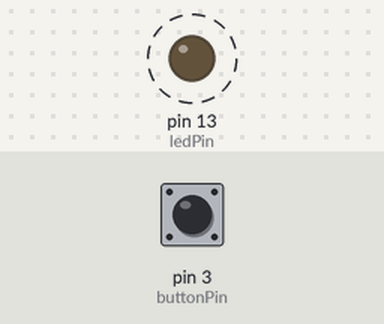
Bench run of a sketch on a simulated Arduino Uno, built with avr-gcc and run on an emulated ATmega328P. Shown: output pins drawn as LEDs (lit = HIGH). Dashed ring = blinking. Inputs (shaded band) come from the test bench; at power-on: pin 3 (buttonPin) HIGH. What the sketch prints to the serial monitor is not drawn.

Above: at 1.2 s.
1.3 s: pin 3 (buttonPin) pulled LOW for 0.15 s
4.3 s: pin 3 (buttonPin) pulled LOW for 1 s
Timing chart, 0 to 14.3 s (numbered marks = the images above; inputs shaded):
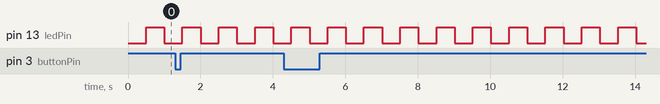

The sketch:

MorseDeCoder.ino
```cpp
#include"MorseCodes.h"

const int ledPin = 13;
const int buttonPin = 3;
const int unit = 1000;
unsigned long currentTimeButtonChanged = 0;
unsigned long prevTimeButtonChanged = 0;
unsigned long currentTime = 0;
int buttonState = 0;
int dot = unit;
int dash = unit*3;
int dotDashGap = unit;
int morseCodeGap = unit*3;
int space = unit*7;
int morseCodeCount = 0;
char morseCodes[7];

void setup() {
  Serial.begin(9600);
  pinMode(buttonPin, INPUT_PULLUP);
  pinMode(ledPin, OUTPUT);
  attachInterrupt(digitalPinToInterrupt(buttonPin), buttonPressed, CHANGE);
}

void buttonPressed() {
  currentTimeButtonChanged = millis();
  buttonState = 1 - buttonState;
}

void convertIncomingMorseCodeToChars() {
  int timer = millis() - prevTimeButtonChanged;
  int partialWord = 0;
  if(currentTimeButtonChanged != prevTimeButtonChanged) {
    prevTimeButtonChanged = currentTimeButtonChanged;
    if(buttonState == 0) {
      if(timer < dot*0.66) {
        Serial.println("#Too short for a dot! Ignored!#");
      }
      else if(timer > dash*1.33) {
        Serial.println("#Too long for a dash! Ignored!#");
      }
      else if(timer >= dot*0.66 && timer <= dot*1.33) {
        Serial.println("#.#");
        morseCodes[morseCodeCount] = '.';
        morseCodeCount++;
      }
      else if(timer >= dash*0.66 && timer <= dash*1.33) {
        Serial.println("#-#");
        morseCodes[morseCodeCount] = '-';
        morseCodeCount++;
      }
      else {
        Serial.println("#Too long for a dot, but too short for a dash! Ignored!#");

      }
    }
    else if(morseCodeCount > 0) {
      if(timer < dotDashGap*0.66) {
        Serial.println("#Too short of a gap between dot/dash!#");
      }
      else if(timer >= morseCodeGap*0.66) {
        if(morseCodeCount > 6) {
          Serial.println("#Code too lont to be valid! Dropping all!#");
        }
        else {
          morseCodes[morseCodeCount] = '\0';
          char anChar = morseDecode(morseCodes);
          if(anChar == 0) {
            Serial.println("#Not a valid Morse Code!#");
          }
          else {
            Serial.print("#Letter: ");
            Serial.print(anChar);
            Serial.println("#");
            partialWord = 1;
          }
        }
        morseCodeCount = 0;
        if(timer >= space*0.66 && partialWord > 0) {
          Serial.println("#space#");
          partialWord = 0;
        }
      }
    }
  }
  else if(morseCodeCount > 0 && buttonState == 0) {
    if(timer >= space*0.66) {
      if(morseCodeCount > 6) {
        Serial.println("#Code too long to be valid! Dropping all!#");
      }
      else {
        morseCodes[morseCodeCount] = '\0';
        char anChar = morseDecode(morseCodes);
        if(anChar == 0) {
          Serial.println("#Not a valid Morse Code!#");
        }
        else {
          Serial.print("#Letter: ");
          Serial.print(anChar);
          Serial.println("#");
          partialWord = 1;
        }
      }
      morseCodeCount = 0;
      if(partialWord > 0) {
        Serial.println("#space#");
        partialWord = 0;
      }
    }
  }
}

void updateLED() {
  boolean readLed = digitalRead(ledPin);
  if(millis() - currentTime > unit*0.5) {
    digitalWrite(ledPin, !readLed);
    currentTime = millis();
  }
}

void loop() {
  // No Need to Modify this.  Put most of your code in "convertIncomingMorseCodeToChars()" and "updateLED()"
  updateLED();
  convertIncomingMorseCodeToChars();

  // Extra credit: Merge in your convertIncomingCharsToMorseCode() to have a
  // complete encoder/decoder
}
```

MorseCodes.cpp
```cpp
#include"MorseCodes.h"

#include<string.h>  // For strcmp

// Morse Code can also be thought of as a substitution cipher.
// A "code word" (dots and dashes) is substituted for a symbol

// This struct provides the "structure" for one row of the substitution table
typedef struct {      // A struct is like a simple class with just public fields (no methods)
  char symbol;        // The Unencoded Symbol
  const char *codeString;   // The Encoded value to substitute for the symbol
} Code;

// **** The actual substitution table.  ****
// Codes via: http://morsecode.scphillips.com/morse2.html
// This is declared as "const" for two reasons:
//   1) Morse codes won't change (and shouldn't be changed by the program)
//   2) Declaring this const puts it in the "read-only" part of Memory (where the program
//       code is also located).  The Arduino has little RAM compared to ROM. Making this
//       const leaces more RAM available in case the program needs to use it)
// It's declared as static to confine the scope to this file (another file could also use
// a variable called MorseCodeTable)
static const Code MorseCodeTable[] = {
  {'A',".-"},
  {'B',"-..."},
  {'C',"-.-."},
  {'D',"-.."},
  {'E',"."},
  {'F',"..-."},
  {'G',"--."},
  {'H',"...."},
  {'I',".."},
  {'J',".---"},
  {'K',"-.-"},
  {'L',".-.."},
  {'M',"--"},
  {'N',"-."},
  {'O',"---"},
  {'P',".--."},
  {'Q',"--.-"},
  {'R',".-."},
  {'S',"..."},
  {'T',"-"},
  {'U',"..-"},
  {'V',"...-"},
  {'W',".--"},
  {'X',"-..-"},
  {'Y',"-.--"},
  {'Z',"--.."},
  {'0',"-----"},
  {'1',".----"},
  {'2',"..---"},
  {'3',"...--"},
  {'4',"....-"},
  {'5',"....."},
  {'6',"-...."},
  {'7',"--..."},
  {'8',"---.."},
  {'9',"----."},
  {'.',".-.-.-"},
  {',',"--..--"},
  {':',"---..."},
  {'?',"..--.."},
  {'\'',".----."},
  {'-',"-....-"},
  {'/',"-..-."},
  {'"',".-..-."},
  {'@',".--.-."},
  {'=',"-...-"},
  // Special, non-Morse codes
  {' '," "},
};

// The number of rows in the table (computed from the table itself)
static const unsigned MorseCodeTableSize = sizeof(MorseCodeTable)/sizeof(Code);

const char* morseEncode(char symbol) {
  // Treat the table somewhat like a Hash-map (A topic of Data Structures & Algorithms)
  //    The Symbol (letter) is the "Key"
  //    The Morse Code is the corresponding value
  //    The Hashcode function computes an index based on the Key

  // If it's a letter, look up the code
  char upper = toUpper(symbol);
  if(upper>='A' && upper<='Z') {
    return  MorseCodeTable[upper-'A'].codeString;
  }

  // If it's a digit, look up the code
  if(symbol>='0' && symbol<='9') {
    return MorseCodeTable[symbol-'0'+26].codeString;
  }

  // If it's another symbol, search for it and return a code if it's in the table
  for(unsigned i=26+10;i<MorseCodeTableSize;i++) {
    if(MorseCodeTable[i].symbol == symbol) {
      return MorseCodeTable[i].codeString;
    }
  }
  // Default: Return no match
  return "";
}


// The function name morseDecode() is overloaded (same name can take different parameter lists):
//    There's a version that will work with an Arduino String object
//    and a version that works with C-style strings (character arrays)

// If the given code is in the table return the corresponding symbol
char morseDecode(const char* encoded) {
  // Try to find it in the table
  for(unsigned i=0;i<MorseCodeTableSize;i++) {
    if(strcmp(MorseCodeTable[i].codeString, encoded) == 0) {
      return MorseCodeTable[i].symbol;
    }
  }
  return 0;  // Returns null if no valid symbol for the given code.
}

// Overloaded version simply calls the alternate version with appropriate data.
// Again, if the given code is in the table return the corresponding symbol
char morseDecode(String encoded) {
  return morseDecode(encoded.c_str());
}
```

MorseCodes.h
```cpp
/*
 * The Header (.h) file declares things that belong at the "head"
 * (beginning) of a file to explain some aspects of the contents
 * that follow.  Headers often specify the public interface to
 * a library or class.  In this case it provides the function
 * prototypes and comments indicating how they are used.
 * (So a programmer who needs to use these functions shouldn't
 *  have to study their source code in the .cpp file)
 */

#include<WString.h> // For access to the Arduino String class

// Argument: A character (letter, digit, or valid Morse punctuation)
// Return Value: Either:
//                1) If given a valid Morse symbol, a null-terminated string containing the
//                   dots/dashes for the symbol. Ex: morseEncode('Q') returns "--.-"
//                2) If the symbol is a space, a string containing a space.
//                   Ex: morseEncode(' ') returns " "
//                3) If the symbol isn't a valid Morse symbol, an empty string.
//                   Ex: morseEncode('#') returns ""
// Typical Usage:
//               String code = morseEncode('a');)
extern const char* morseEncode(char symbol);

// Argument: A null-terminated C-string or String object with a pattern of dots and dashes.
// Return Value: Either
//               1) If the dots and dashes represent a valid Morse symbol, that symbol.
//                  Ex: morseDecode("--.-") returns 'Q'
//               2) If the dots and dashes are not a valid symbol, null (the value 0).
//                  Ex: morseDecode("-.-.-") returns 0 (0, not the symbol '0')
extern char morseDecode(const char* code);
extern char morseDecode(String encoded);

// Argument: Any character
// Return Value: Either:
//                  1) If the character is a letter, the upper case equivalent.
//                  2) If the character is not a letter, the original value.
extern char toUpper(char c);
```

Measured:
- by itself, pin 13 (ledPin): alternates HIGH for 0.50 s and LOW for 0.50 s
